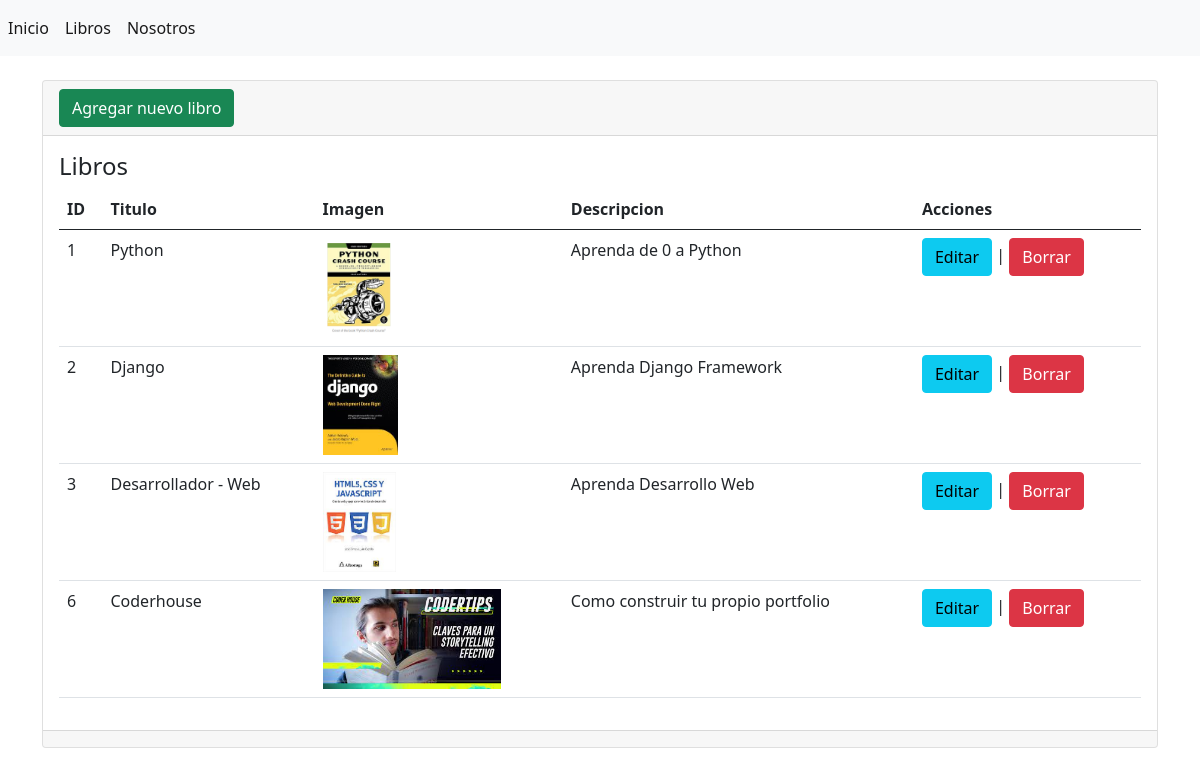
Page /libros on the committed database.
### libreria/models.py (models this page shows, shortened)
class Libro(models.Model):
    id = models.AutoField(primary_key=True)
    titulo = models.CharField(max_length=100, verbose_name='Titulo')
    imagen = models.ImageField(upload_to='imagenes/',verbose_name='Imagen' , null=True)
    descripcion = models.TextField(verbose_name='Descripcion', null=True)

### libreria/views.py (the view)
# urls.py: path('libros', views.libros, name='libros'),
def libros(request):
    libros = Libro.objects.all()
    return render(request, 'libros/index.html', {'libros': libros})

### libreria/templates/libros/index.html (shortened to what this page needs)
{% extends "base.html" %}
{% block Contenido %}
<div class="card">
    <div class="card-header">
        <a name="" id="" class="btn btn-success" href="{% url 'crear' %}" role="button">Agregar nuevo libro</a>
    </div>
    <div class="card-body">
        <h4 class="card-title">Libros</h4>
        <table class="table">
            <thead>
                <tr>
                    <th>ID</th>
                    <th>Titulo</th>
                    <th>Imagen</th>
                    <th>Descripcion</th>
                    <th>Acciones</th>
                </tr>
            </thead>
            <tbody>
                {% for libro in libros %}
                <tr>
                    <td>{{ libro.id }}</td>
                    <td>{{ libro.titulo }}</td>
                    <td>
                    <img src="{{ libro.imagen.url }}"height="100" />
                    </td>
                    <td>{{ libro.descripcion }}</td>
                    <td>
                        <a name="" id="" class="btn btn-info" href="{% url 'editar' libro.id %}" role="button">Editar</a>
                        |
                        <a name="" id="" class="btn btn-danger" href="{% url 'eliminar' libro.id %}" role="button">Borrar</a>
                    </td>
                </tr>
                {% endfor %}
            </tbody>
        </table>
    </div>
    <div class="card-footer text-muted">
    </div>
</div>
{% endblock %}

### libreria/templates/base.html (shortened to what this page needs)
{% load static %}
<!doctype html>
<html lang="en">
  <head>
    <link rel="stylesheet" href="https://cdn.jsdelivr.net/npm/bootstrap@5.0.2/dist/css/bootstrap.min.css">
  </head>
  <body>
        <nav class="navbar navbar-expand navbar-light bg-light">
            <div class="nav navbar-nav">
                <a class="nav-item nav-link active" href="{% url 'inicio' %}">Inicio</a>
                <a class="nav-item nav-link active" href="{% url 'libros' %}">Libros</a>
                <a class="nav-item nav-link active" href="{% url 'nosotros' %}">Nosotros</a>
            </div>
        </nav>
    <div class="container">
        <div class="row">
            <div class="col-12">
            <br/>
                {% block Contenido %} {% endblock %}
            </div>
        </div>
    </div>
  </body>
</html>

### rows in the picture
Libro: id "1", titulo "Python", imagen (picture), descripcion "Aprenda de 0 a Python"
Libro: id "2", titulo "Django", imagen (picture), descripcion "Aprenda Django Framework"
Libro: id "3", titulo "Desarrollador - Web", imagen (picture), descripcion "Aprenda Desarrollo Web"
Libro: id "6", titulo "Coderhouse", imagen (picture), descripcion "Como construir tu propio portfolio"
